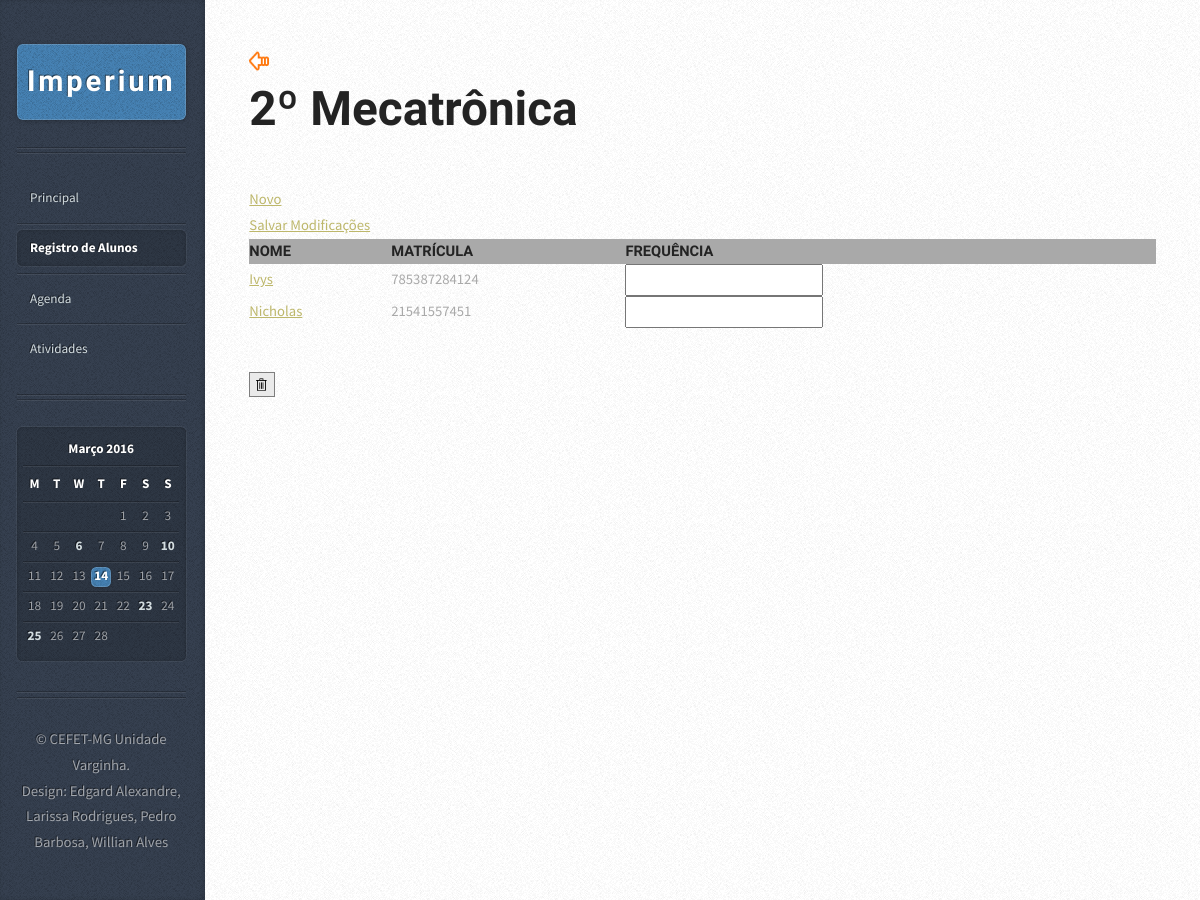
Page /alunoLista.php?id=8 on the committed database.
### tables this page shows
CREATE TABLE IF NOT EXISTS `turma` (
  `idTurma` int(11) NOT NULL AUTO_INCREMENT,
  `nomeTurma` varchar(45) DEFAULT NULL,
  PRIMARY KEY (`idTurma`)
);

CREATE TABLE IF NOT EXISTS `aluno` (
  `idAluno` int(11) NOT NULL AUTO_INCREMENT,
  `nomeAluno` varchar(45) NOT NULL,
  `matricula` varchar(45) NOT NULL,
  `frequencia` int(11) DEFAULT NULL,
  `idTurmaAluno` int(11) NOT NULL,
  PRIMARY KEY (`idAluno`),
  KEY `idTurmaAluno` (`idTurmaAluno`)
);

### alunoLista.php (the view, shortened to what this page needs)
<?php
    $PDO = db_connect();
	$aux = $_GET["id"];
    $sql = "SELECT idAluno, nomeAluno, matricula, frequencia FROM Aluno WHERE idTurmaAluno = :idTurma ORDER BY nomeAluno ASC";
	$sql2 = "SELECT idTurma, nomeTurma FROM Turma WHERE idTurma = :idTurma ORDER BY nomeTurma ASC";
    $stmt = $PDO->prepare($sql);
	$stmt2 = $PDO->prepare($sql2);
    $stmt->execute(array(':idTurma' => $aux));
	$stmt2->execute(array(':idTurma' => $aux));
?>
<!DOCTYPE HTML>
<html>
<head>
		<link rel="stylesheet" href="assets/css/mainScreen.css" />
        <link rel="stylesheet" href="assets/css/style.css" />
	</head>
<body>
<div id="content">
    <div class="inner">
        <article class="box post post-excerpt">
            <header>
		<a href = "turmaRegistro.php"><img src = "images/icone-voltar.png"></a><br>
        <h2>
			<?php $Turma = $stmt2->fetch(PDO::FETCH_ASSOC)?>
			<p><?php echo $Turma['nomeTurma']?></p>
		</h2>
            </header>
			<table>
				<tr id="listaAluno">
					<td><h5>NOME</h5></td>
					<td><h5>MATRÍCULA</h5></td>
					<td><h5>FREQUÊNCIA</h5></td>
				</tr>
				 <?php while($Aluno = $stmt->fetch(PDO::FETCH_ASSOC)): ?>
				<tr>
                    <td><a href = "alunoRegistro.php?id=<?php echo $Aluno['idAluno']?>"><?php echo $Aluno['nomeAluno'] ?></a></td>
					<td><?php echo $Aluno['matricula'] ?></a></td>
                    <td><input type = "number" name = "<?php echo $Aluno['idAluno']?>" value = "<?php echo $Aluno['frequencia'] ?>"></td>
                </tr>
                <?php endwhile; ?>
				<a href="form-add-Aluno.php?id=<?php echo $Turma['idTurma'] ?>"> Novo</a><br>
				<a href="#"> Salvar Modificações</a>
        </table>
        </article>
			<a onClick = "if(confirm('Tem certeza que deseja excluir permanentemente esta turma?')) location.href = 'deleteTurma.php?id=<?php echo $Turma['idTurma']?>';"><img src = "images/pbi_deleteicon.png"></a>
    </div>
</div>
			<div id="sidebar">
					<h1 id="logo"><a href="#">Imperium</a></h1>
					<nav id="nav">
						<ul>
							<li><a href="indexMain.html">Principal</a></li>
							<li class="current"><a href="turmaRegistro.php">Registro de Alunos</a></li>
							<li><a href="calendario.html">Agenda</a></li>
							<li><a href="relatorios.html">Atividades</a></li>
						</ul>
					</nav>
					<section class="box calendar">
						<div class="inner">
							<table>
								<caption>Março 2016</caption>
								<thead>
									<tr>
										<th scope="col" title="Monday">M</th>
										<th scope="col" title="Tuesday">T</th>
										<th scope="col" title="Wednesday">W</th>
										<th scope="col" title="Thursday">T</th>
										<th scope="col" title="Friday">F</th>
										<th scope="col" title="Saturday">S</th>
										<th scope="col" title="Sunday">S</th>
									</tr>
								</thead>
								<tbody>
									<tr>
										<td colspan="4" class="pad"><span>&nbsp;</span></td>
										<td><span>1</span></td>
										<td><span>2</span></td>
										<td><span>3</span></td>
									</tr>
									<tr>
										<td><span>4</span></td>
										<td><span>5</span></td>
										<td><a href="#">6</a></td>
										<td><span>7</span></td>
										<td><span>8</span></td>
										<td><span>9</span></td>
										<td><a href="#">10</a></td>
									</tr>
									<tr>
										<td><span>11</span></td>
										<td><span>12</span></td>
										<td><span>13</span></td>
										<td class="today"><a href="#">14</a></td>
										<td><span>15</span></td>
										<td><span>16</span></td>
										<td><span>17</span></td>
									</tr>
									<tr>
										<td><span>18</span></td>
										<td><span>19</span></td>
										<td><span>20</span></td>
										<td><span>21</span></td>
										<td><span>22</span></td>
										<td><a href="#">23</a></td>
										<td><span>24</span></td>
									</tr>
									<tr>
										<td><a href="#">25</a></td>
										<td><span>26</span></td>
										<td><span>27</span></td>
										<td><span>28</span></td>
										<td class="pad" colspan="3"><span>&nbsp;</span></td>
									</tr>
								</tbody>
							</table>
						</div>
					</section>
					<ul id="copyright">
						<li>&copy; CEFET-MG Unidade Varginha.</li><li>Design: Edgard Alexandre, Larissa Rodrigues, Pedro Barbosa, Willian Alves</a></li>
					</ul>
			</div>
	</body>
</html>

### assets/css/style.css (style rules this page uses)
#listaAluno { background-color: darkgray; }

### rows in the picture
turma: nomeTurma "2º Mecatrônica"
aluno: nomeAluno "Ivys", matricula "785387284124"
aluno: nomeAluno "Nicholas", matricula "21541557451"
